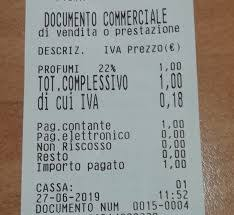
#> input picture backend/scripts/samples/scontrino1.jpg, 234 x 215 px
$ python -i preprocess.py   (imports and definitions only)
#> lines starting #> are read from the running program, lines starting #| are printed output that depends on the picture; after the words box and inside, x2 and y2 are one past the last pixel; in counts of white or black regions, pixels touching at a corner belong together
from __future__ import annotations

import math

import cv2
import numpy as np
from PIL import Image


def _pil_to_cv_gray(img: Image.Image) -> np.ndarray:
    """Converte PIL -> OpenCV grayscale (uint8)."""
    arr = np.array(img.convert("RGB"))
    bgr = cv2.cvtColor(arr, cv2.COLOR_RGB2BGR)
    gray = cv2.cvtColor(bgr, cv2.COLOR_BGR2GRAY)
    return gray


def _cv_gray_to_pil(gray: np.ndarray) -> Image.Image:
    """Converte OpenCV grayscale -> PIL."""
    return Image.fromarray(gray)


def _estimate_skew_angle(gray: np.ndarray) -> float:
    """
    Stima angolo di skew (in gradi) usando Hough su bordi.
    Ritorna un angolo piccolo tipo [-15, +15] se trova linee.
    """
    edges = cv2.Canny(gray, 50, 150)
    lines = cv2.HoughLinesP(edges, 1, math.pi / 180.0, threshold=80, minLineLength=100, maxLineGap=10)
    if lines is None:
        return 0.0

    angles = []
    for x1, y1, x2, y2 in lines[:, 0]:
        dx = x2 - x1
        dy = y2 - y1
        if dx == 0:
            continue
        angle = math.degrees(math.atan2(dy, dx))
        # Filtra linee quasi verticali
        if -45 < angle < 45:
            angles.append(angle)

    if not angles:
        return 0.0

    # Mediana è più robusta di media
    return float(np.median(np.array(angles)))


def _deskew(gray: np.ndarray) -> np.ndarray:
    angle = _estimate_skew_angle(gray)
    if abs(angle) < 0.5:
        return gray

    (h, w) = gray.shape[:2]
    center = (w // 2, h // 2)

    M = cv2.getRotationMatrix2D(center, angle, 1.0)
    rotated = cv2.warpAffine(gray, M, (w, h), flags=cv2.INTER_CUBIC, borderMode=cv2.BORDER_REPLICATE)
    return rotated


def preprocess_for_tesseract(img: Image.Image) -> Image.Image:
    """
    Preprocessing v1:
    - grayscale
    - denoise leggero
    - deskew (raddrizza)
    - threshold Otsu (automatico)
    - (opzionale) upscale se piccola
    """
    gray = _pil_to_cv_gray(img)

    # Upscale se l'immagine è piccola (testo più leggibile)
    h, w = gray.shape[:2]
    if w < 1000:
        gray = cv2.resize(gray, (w * 2, h * 2), interpolation=cv2.INTER_CUBIC)

    # Denoise leggero
    gray = cv2.GaussianBlur(gray, (3, 3), 0)

    # Deskew
    gray = _deskew(gray)

    # Threshold automatico Otsu
    _, thr = cv2.threshold(gray, 0, 255, cv2.THRESH_BINARY + cv2.THRESH_OTSU)

    return _cv_gray_to_pil(thr)

>>> from PIL import Image
>>> picture = Image.open('../../scripts/samples/scontrino1.jpg')
#> picture is the input picture: PIL image 234x215 RGB; mean R, G, B 145, 143.7, 138.9
>>> result = preprocess_for_tesseract(picture)
#> in _pil_to_cv_gray, `gray = cv2.cvtColor(bgr, cv2.COLOR_BGR2GRAY)`:
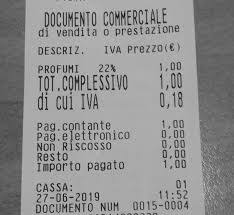
#> gray: shape (215, 234); min 2, max 211, mean 143.5
#> in preprocess_for_tesseract, `gray = cv2.resize(gray, (w * 2, h * 2), interpolation=cv2.INTER_CUBIC)`:
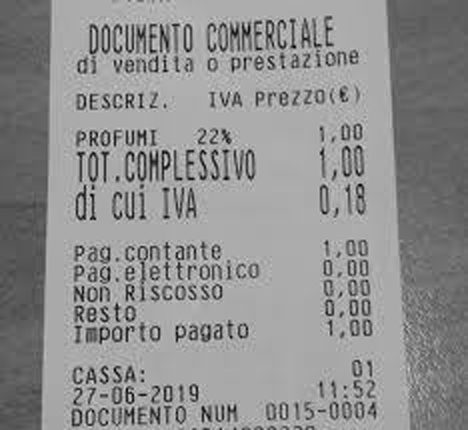
#> gray: shape (430, 468); min 0, max 227, mean 143.5
#> in _estimate_skew_angle, `edges = cv2.Canny(gray, 50, 150)`:
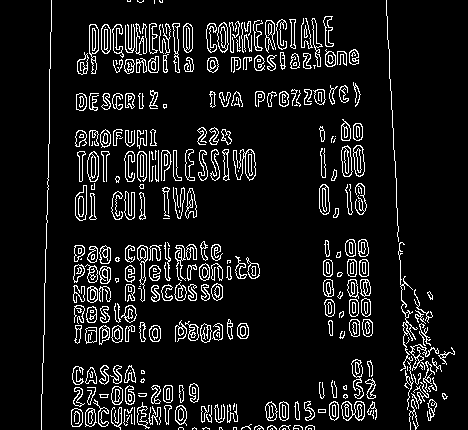
#> edges: shape (430, 468); 9.2% white in thin lines or dots, all inside (x1, y1, x2, y2) = (41, 0, 455, 430)
#> in _estimate_skew_angle, `lines = cv2.HoughLinesP(edges, 1, math.pi / 180.0, threshold=80, minLi..`: lines = [[386, 0, 404, 345], [48, 189, 49, 88], [72, 426, 186, 418], [207, 48, 332, 46]]
#> the loop in _estimate_skew_angle, `for x1, y1, x2, y2 in lines[:, 0]:` made 4 passes
#> (x1, y1, x2, y2, dx, dy, angle) on passes 1 to 4: (386, 0, 404, 345, 18, 345, 87.01), (48, 189, 49, 88, 1, -101, -89.43), (72, 426, 186, 418, 114, -8, -4.01), (207, 48, 332, 46, 125, -2, -0.917)
#> after the loop in _estimate_skew_angle, `for x1, y1, x2, y2 in lines[:, 0]:`: angles = [-4.01, -0.917]
#> in _deskew, `angle = _estimate_skew_angle(gray)`: angle = -2.47
#> in _deskew, `M = cv2.getRotationMatrix2D(center, angle, 1.0)`: M = [[0.999, -0.043, 9.47], [0.043, 0.999, -9.87]]
#> in _deskew, `rotated = cv2.warpAffine(gray, M, (w, h), flags=cv2.INTER_CUBIC, borde..`:
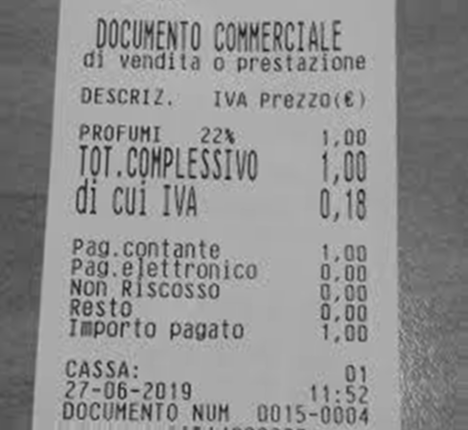
#> rotated: shape (430, 468); min 22, max 200, mean 143.6
#> in preprocess_for_tesseract, `_, thr = cv2.threshold(gray, 0, 255, cv2.THRESH_BINARY + cv2.THRESH_OT..`:
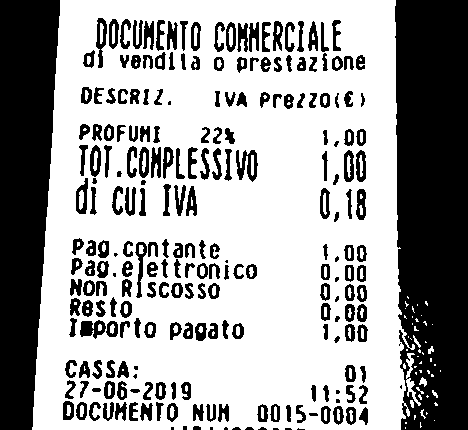
#> thr: shape (430, 468); 63.3% white; 241 black regions (22 under 20 px), largest, box (x1, y1, x2, y2) and area: (395, 0, 468, 430) 29152, (0, 0, 60, 430) 19983, (236, 150, 258, 182) 384

$ run again, on backend/scripts/samples/scontrino2.jpg
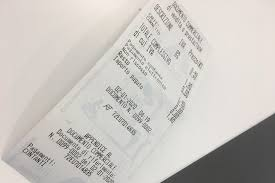
#> input picture backend/scripts/samples/scontrino2.jpg, 275 x 183 px
#> picture is the input picture: PIL image 275x183 RGB; mean R, G, B 201.4, 197.5, 192.9
#> in _estimate_skew_angle, `edges = cv2.Canny(gray, 50, 150)`:
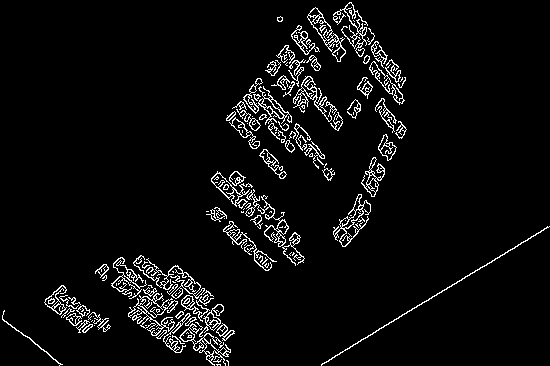
#> edges: shape (366, 550); 5% white in thin lines or dots
#> lines = [[321, 364, 548, 227], [268, 127, 326, 22], [353, 344, 549, 226]]
#> the loop in _estimate_skew_angle, `for x1, y1, x2, y2 in lines[:, 0]:` made 3 passes
#> (x1, y1, x2, y2, dx, dy, angle) on passes 1 to 3: (321, 364, 548, 227, 227, -137, -31.11), (268, 127, 326, 22, 58, -105, -61.08), (353, 344, 549, 226, 196, -118, -31.05)
#> after the loop in _estimate_skew_angle, `for x1, y1, x2, y2 in lines[:, 0]:`: angles = [-31.11, -31.05]
#> in _deskew, `angle = _estimate_skew_angle(gray)`: angle = -31.08
#> M = [[0.856, -0.516, 134], [0.516, 0.856, -115.7]]
#> in preprocess_for_tesseract, `_, thr = cv2.threshold(gray, 0, 255, cv2.THRESH_BINARY + cv2.THRESH_OT..`:
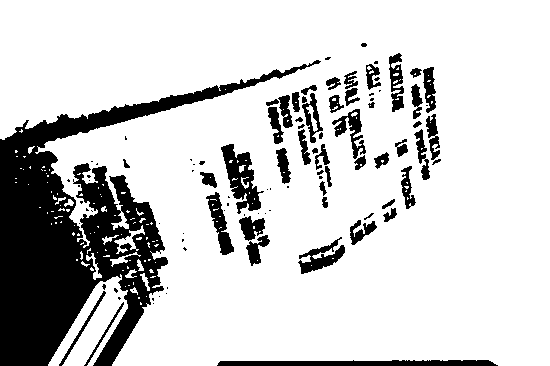
#> thr: shape (366, 550); 80.4% white; 99 black regions (47 under 20 px), largest, box (x1, y1, x2, y2) and area: (0, 60, 321, 366) 27098, (217, 360, 498, 366) 1448, (221, 144, 264, 214) 1332

$ run again, on backend/scripts/samples/scontrino4.jpg
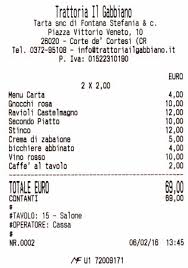
#> input picture backend/scripts/samples/scontrino4.jpg, 188 x 268 px
#> picture is the input picture: PIL image 188x268 RGB; mean R, G, B 236.7, 236, 235.7
#> in _estimate_skew_angle, `edges = cv2.Canny(gray, 50, 150)`:
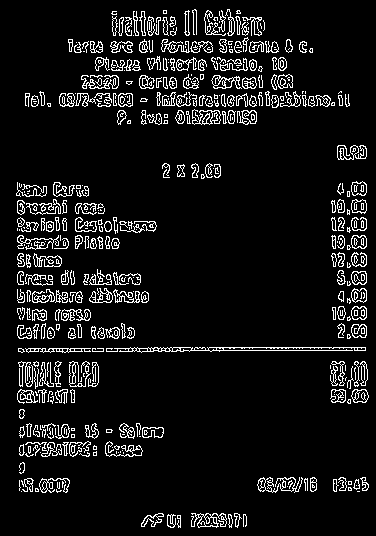
#> edges: shape (536, 376); 8.4% white in thin lines or dots
#> lines = 36 rows, first 6: [18, 350, 365, 350], [130, 347, 365, 347], [18, 348, 252, 348], [157, 105, 349, 105], [157, 96, 348, 96], [18, 351, 189, 351]
#> the loop in _estimate_skew_angle, `for x1, y1, x2, y2 in lines[:, 0]:` made 36 passes
#> (x1, y1, x2, y2, dx, dy, angle) on passes 1, 2, 3, 4, 5, 6, 7, 9: (18, 350, 365, 350, 347, 0, 0), (130, 347, 365, 347, 235, 0, 0), (18, 348, 252, 348, 234, 0, 0), (157, 105, 349, 105, 192, 0, 0), (157, 96, 348, 96, 191, 0, 0), (18, 351, 189, 351, 171, 0, 0), (157, 98, 348, 102, 191, 4, 1.2), (202, 123, 254, 17, 52, -106, -63.87)
#> after the loop in _estimate_skew_angle, `for x1, y1, x2, y2 in lines[:, 0]:`: angles = [0, 0, 0, 0, 0, 0, 1.2, 0, 0, 0, 0, 0, 0, 0, 0, 0]
#> in _deskew, `angle = _estimate_skew_angle(gray)`: angle = 0
#> in preprocess_for_tesseract, `_, thr = cv2.threshold(gray, 0, 255, cv2.THRESH_BINARY + cv2.THRESH_OT..`:
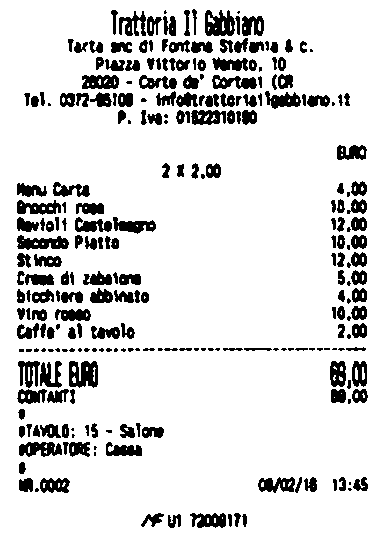
#> thr: shape (536, 376); 86% white; 257 black regions (61 under 20 px), largest, box (x1, y1, x2, y2) and area: (69, 361, 98, 388) 588, (205, 10, 235, 36) 550, (17, 235, 69, 250) 501
